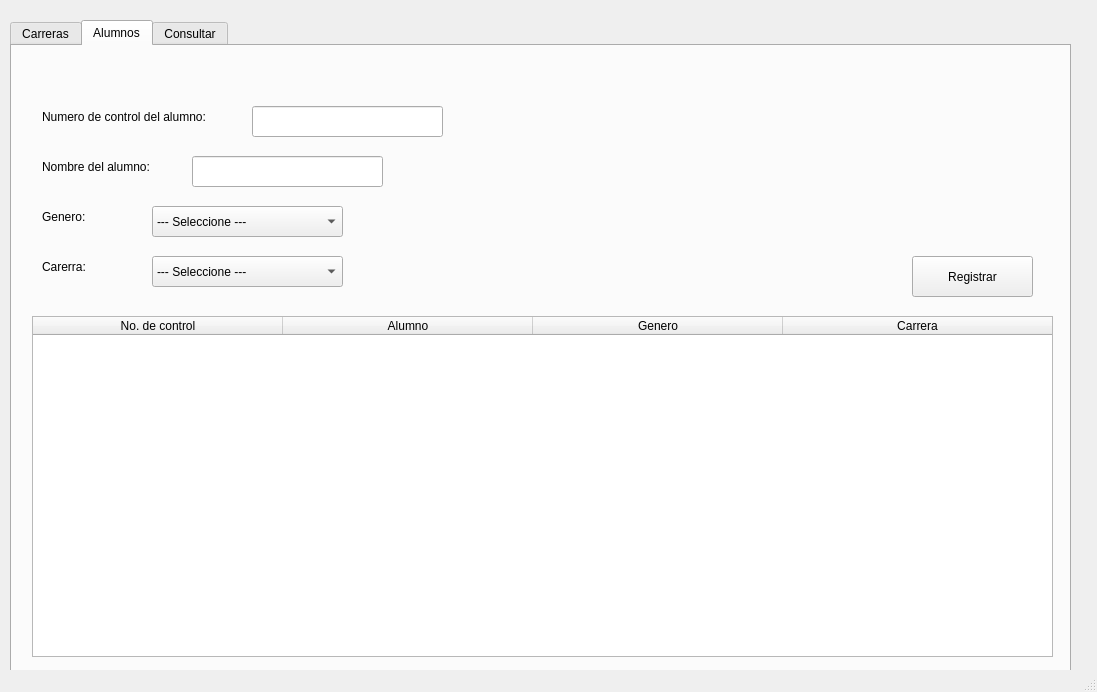
<?xml version="1.0" encoding="UTF-8"?>
<ui version="4.0">
 <class>MainWindow</class>
 <widget class="QMainWindow" name="MainWindow">
  <property name="geometry">
   <rect>
    <x>0</x>
    <y>0</y>
    <width>1097</width>
    <height>692</height>
   </rect>
  </property>
  <property name="minimumSize">
   <size>
    <width>1097</width>
    <height>692</height>
   </size>
  </property>
  <property name="maximumSize">
   <size>
    <width>1097</width>
    <height>692</height>
   </size>
  </property>
  <property name="windowTitle">
   <string>MainWindow</string>
  </property>
  <widget class="QWidget" name="centralwidget">
   <widget class="QTabWidget" name="tabWidget">
    <property name="geometry">
     <rect>
      <x>10</x>
      <y>20</y>
      <width>1061</width>
      <height>661</height>
     </rect>
    </property>
    <property name="toolTip">
     <string>&lt;html&gt;&lt;head/&gt;&lt;body&gt;&lt;p&gt;&lt;br/&gt;&lt;/p&gt;&lt;/body&gt;&lt;/html&gt;</string>
    </property>
    <property name="styleSheet">
     <string notr="true"/>
    </property>
    <property name="currentIndex">
     <number>1</number>
    </property>
    <widget class="QWidget" name="Carreras">
     <attribute name="title">
      <string>Carreras</string>
     </attribute>
     <widget class="QLabel" name="label">
      <property name="geometry">
       <rect>
        <x>20</x>
        <y>90</y>
        <width>121</width>
        <height>21</height>
       </rect>
      </property>
      <property name="text">
       <string>Clave de la carrera: </string>
      </property>
     </widget>
     <widget class="QLabel" name="label_2">
      <property name="geometry">
       <rect>
        <x>20</x>
        <y>130</y>
        <width>131</width>
        <height>21</height>
       </rect>
      </property>
      <property name="text">
       <string>Nombre de la carrera:</string>
      </property>
     </widget>
     <widget class="QLineEdit" name="claveCarrera">
      <property name="geometry">
       <rect>
        <x>160</x>
        <y>90</y>
        <width>201</width>
        <height>31</height>
       </rect>
      </property>
      <property name="styleSheet">
       <string notr="true">background-color: rgb(255, 255, 255);</string>
      </property>
     </widget>
     <widget class="QLineEdit" name="nombreCarrera">
      <property name="geometry">
       <rect>
        <x>160</x>
        <y>130</y>
        <width>351</width>
        <height>31</height>
       </rect>
      </property>
      <property name="styleSheet">
       <string notr="true">background-color: rgb(255, 255, 255);
</string>
      </property>
     </widget>
     <widget class="QTableWidget" name="tableWidget">
      <property name="geometry">
       <rect>
        <x>15</x>
        <y>271</y>
        <width>1021</width>
        <height>341</height>
       </rect>
      </property>
      <property name="styleSheet">
       <string notr="true">background-color: rgb(255, 255, 255);</string>
      </property>
      <attribute name="horizontalHeaderVisible">
       <bool>false</bool>
      </attribute>
      <attribute name="horizontalHeaderCascadingSectionResizes">
       <bool>false</bool>
      </attribute>
      <attribute name="horizontalHeaderDefaultSectionSize">
       <number>250</number>
      </attribute>
      <attribute name="horizontalHeaderHighlightSections">
       <bool>true</bool>
      </attribute>
      <attribute name="horizontalHeaderStretchLastSection">
       <bool>true</bool>
      </attribute>
      <column>
       <property name="text">
        <string>Clave de la carrera</string>
       </property>
      </column>
      <column>
       <property name="text">
        <string>Nombre de la carrera</string>
       </property>
      </column>
     </widget>
     <widget class="QPushButton" name="btn_registrar">
      <property name="geometry">
       <rect>
        <x>890</x>
        <y>210</y>
        <width>121</width>
        <height>41</height>
       </rect>
      </property>
      <property name="text">
       <string>Registrar</string>
      </property>
     </widget>
     <widget class="QLabel" name="mensaje">
      <property name="geometry">
       <rect>
        <x>40</x>
        <y>200</y>
        <width>431</width>
        <height>31</height>
       </rect>
      </property>
      <property name="text">
       <string/>
      </property>
     </widget>
    </widget>
    <widget class="QWidget" name="Alumnos">
     <attribute name="title">
      <string>Alumnos</string>
     </attribute>
     <widget class="QLabel" name="label_3">
      <property name="geometry">
       <rect>
        <x>30</x>
        <y>60</y>
        <width>191</width>
        <height>21</height>
       </rect>
      </property>
      <property name="text">
       <string>Numero de control del alumno: </string>
      </property>
     </widget>
     <widget class="QLabel" name="label_4">
      <property name="geometry">
       <rect>
        <x>30</x>
        <y>110</y>
        <width>131</width>
        <height>21</height>
       </rect>
      </property>
      <property name="text">
       <string>Nombre del alumno: </string>
      </property>
     </widget>
     <widget class="QLabel" name="label_5">
      <property name="geometry">
       <rect>
        <x>30</x>
        <y>160</y>
        <width>91</width>
        <height>21</height>
       </rect>
      </property>
      <property name="text">
       <string>Genero:</string>
      </property>
     </widget>
     <widget class="QLabel" name="label_6">
      <property name="geometry">
       <rect>
        <x>30</x>
        <y>210</y>
        <width>91</width>
        <height>21</height>
       </rect>
      </property>
      <property name="text">
       <string>Carerra:</string>
      </property>
     </widget>
     <widget class="QLineEdit" name="A_noControl">
      <property name="geometry">
       <rect>
        <x>240</x>
        <y>60</y>
        <width>191</width>
        <height>31</height>
       </rect>
      </property>
     </widget>
     <widget class="QLineEdit" name="A_nombreAlumno">
      <property name="geometry">
       <rect>
        <x>180</x>
        <y>110</y>
        <width>191</width>
        <height>31</height>
       </rect>
      </property>
     </widget>
     <widget class="QComboBox" name="A_genero">
      <property name="geometry">
       <rect>
        <x>140</x>
        <y>160</y>
        <width>191</width>
        <height>31</height>
       </rect>
      </property>
      <item>
       <property name="text">
        <string>--- Seleccione ---</string>
       </property>
      </item>
      <item>
       <property name="text">
        <string>Masculino</string>
       </property>
      </item>
      <item>
       <property name="text">
        <string>Femenino</string>
       </property>
      </item>
      <item>
       <property name="text">
        <string>Sin especificar</string>
       </property>
      </item>
     </widget>
     <widget class="QComboBox" name="A_carrera">
      <property name="geometry">
       <rect>
        <x>140</x>
        <y>210</y>
        <width>191</width>
        <height>31</height>
       </rect>
      </property>
      <property name="currentText">
       <string>--- Seleccione ---</string>
      </property>
      <item>
       <property name="text">
        <string>--- Seleccione ---</string>
       </property>
      </item>
     </widget>
     <widget class="QTableWidget" name="A_tabla">
      <property name="geometry">
       <rect>
        <x>20</x>
        <y>270</y>
        <width>1021</width>
        <height>341</height>
       </rect>
      </property>
      <attribute name="horizontalHeaderCascadingSectionResizes">
       <bool>false</bool>
      </attribute>
      <attribute name="horizontalHeaderDefaultSectionSize">
       <number>250</number>
      </attribute>
      <attribute name="horizontalHeaderHighlightSections">
       <bool>true</bool>
      </attribute>
      <attribute name="horizontalHeaderShowSortIndicator" stdset="0">
       <bool>false</bool>
      </attribute>
      <attribute name="horizontalHeaderStretchLastSection">
       <bool>true</bool>
      </attribute>
      <column>
       <property name="text">
        <string>No. de control</string>
       </property>
      </column>
      <column>
       <property name="text">
        <string>Alumno</string>
       </property>
      </column>
      <column>
       <property name="text">
        <string>Genero</string>
       </property>
      </column>
      <column>
       <property name="text">
        <string>Carrera</string>
       </property>
      </column>
     </widget>
     <widget class="QPushButton" name="A_btnRegistrar">
      <property name="geometry">
       <rect>
        <x>900</x>
        <y>210</y>
        <width>121</width>
        <height>41</height>
       </rect>
      </property>
      <property name="text">
       <string>Registrar</string>
      </property>
     </widget>
     <widget class="QLabel" name="A_mensaje">
      <property name="geometry">
       <rect>
        <x>440</x>
        <y>70</y>
        <width>451</width>
        <height>16</height>
       </rect>
      </property>
      <property name="text">
       <string/>
      </property>
     </widget>
    </widget>
    <widget class="QWidget" name="tab">
     <attribute name="title">
      <string>Consultar</string>
     </attribute>
     <widget class="QGroupBox" name="groupBox">
      <property name="geometry">
       <rect>
        <x>10</x>
        <y>10</y>
        <width>1011</width>
        <height>271</height>
       </rect>
      </property>
      <property name="title">
       <string>Consultar alumnos</string>
      </property>
      <widget class="QLabel" name="label_7">
       <property name="geometry">
        <rect>
         <x>20</x>
         <y>30</y>
         <width>121</width>
         <height>31</height>
        </rect>
       </property>
       <property name="text">
        <string>Número de control: </string>
       </property>
      </widget>
      <widget class="QLineEdit" name="C_numero_Control">
       <property name="geometry">
        <rect>
         <x>150</x>
         <y>30</y>
         <width>211</width>
         <height>31</height>
        </rect>
       </property>
      </widget>
      <widget class="QPushButton" name="C_btnBuscar_Control">
       <property name="geometry">
        <rect>
         <x>370</x>
         <y>30</y>
         <width>93</width>
         <height>28</height>
        </rect>
       </property>
       <property name="text">
        <string>Buscar</string>
       </property>
      </widget>
      <widget class="QTableWidget" name="C_tabla_Control">
       <property name="geometry">
        <rect>
         <x>10</x>
         <y>80</y>
         <width>991</width>
         <height>181</height>
        </rect>
       </property>
       <attribute name="horizontalHeaderCascadingSectionResizes">
        <bool>false</bool>
       </attribute>
       <attribute name="horizontalHeaderDefaultSectionSize">
        <number>200</number>
       </attribute>
       <attribute name="horizontalHeaderHighlightSections">
        <bool>true</bool>
       </attribute>
       <attribute name="horizontalHeaderShowSortIndicator" stdset="0">
        <bool>false</bool>
       </attribute>
       <attribute name="horizontalHeaderStretchLastSection">
        <bool>true</bool>
       </attribute>
       <column>
        <property name="text">
         <string>No. de control</string>
        </property>
       </column>
       <column>
        <property name="text">
         <string>Alumno</string>
        </property>
       </column>
       <column>
        <property name="text">
         <string>Genero</string>
        </property>
       </column>
       <column>
        <property name="text">
         <string>Carrera</string>
        </property>
       </column>
      </widget>
     </widget>
     <widget class="QGroupBox" name="groupBox_2">
      <property name="geometry">
       <rect>
        <x>10</x>
        <y>290</y>
        <width>1011</width>
        <height>321</height>
       </rect>
      </property>
      <property name="title">
       <string>Listar alumnos por carrera</string>
      </property>
      <widget class="QLabel" name="label_8">
       <property name="geometry">
        <rect>
         <x>40</x>
         <y>30</y>
         <width>61</width>
         <height>31</height>
        </rect>
       </property>
       <property name="text">
        <string>Carrera:</string>
       </property>
      </widget>
      <widget class="QComboBox" name="C_carrera_Carrera">
       <property name="geometry">
        <rect>
         <x>110</x>
         <y>30</y>
         <width>231</width>
         <height>31</height>
        </rect>
       </property>
      </widget>
      <widget class="QPushButton" name="C_btnBuscar_Carrera">
       <property name="geometry">
        <rect>
         <x>350</x>
         <y>30</y>
         <width>93</width>
         <height>28</height>
        </rect>
       </property>
       <property name="text">
        <string>Buscar</string>
       </property>
      </widget>
      <widget class="QTableWidget" name="C_tabla_Carrera">
       <property name="geometry">
        <rect>
         <x>10</x>
         <y>80</y>
         <width>991</width>
         <height>231</height>
        </rect>
       </property>
       <attribute name="horizontalHeaderCascadingSectionResizes">
        <bool>false</bool>
       </attribute>
       <attribute name="horizontalHeaderDefaultSectionSize">
        <number>200</number>
       </attribute>
       <attribute name="horizontalHeaderHighlightSections">
        <bool>true</bool>
       </attribute>
       <attribute name="horizontalHeaderShowSortIndicator" stdset="0">
        <bool>false</bool>
       </attribute>
       <attribute name="horizontalHeaderStretchLastSection">
        <bool>true</bool>
       </attribute>
       <column>
        <property name="text">
         <string>No. de control</string>
        </property>
       </column>
       <column>
        <property name="text">
         <string>Alumno</string>
        </property>
       </column>
       <column>
        <property name="text">
         <string>Genero</string>
        </property>
       </column>
       <column>
        <property name="text">
         <string>Carrera</string>
        </property>
       </column>
      </widget>
     </widget>
    </widget>
   </widget>
  </widget>
  <widget class="QStatusBar" name="statusbar"/>
 </widget>
 <resources/>
 <connections/>
</ui>
